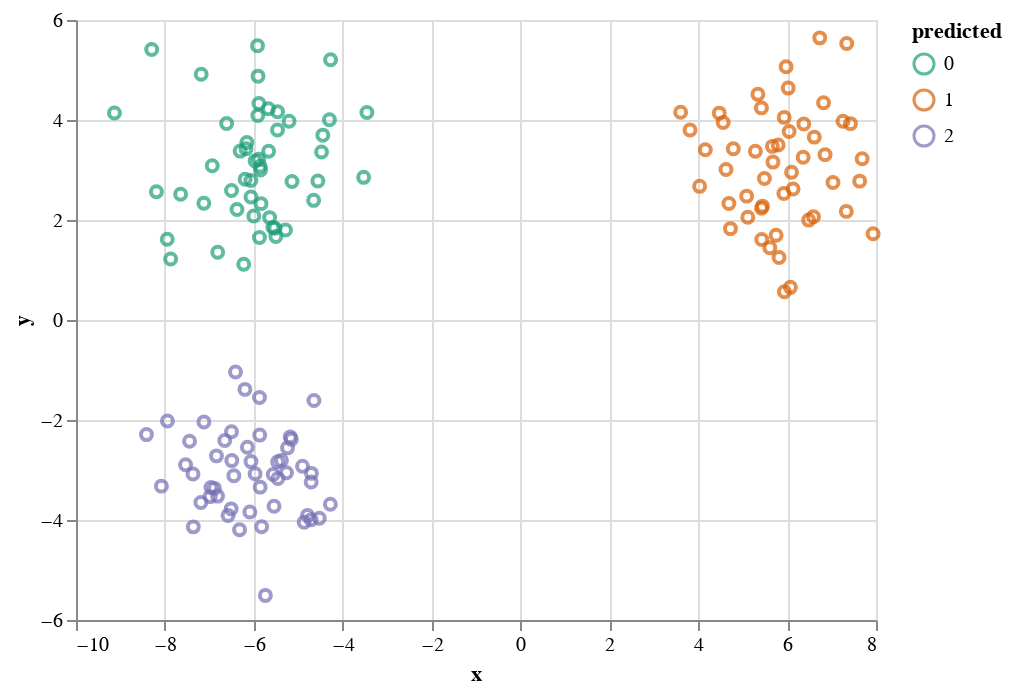

Notebook code for this chart:
### Code cell
seed = 8
data = generate_gmm_data_fixed_means(n=50, means=np.array([[-6,3], [6,3], [-6,-3]]), std=1, seed=seed)
p = AltairPlotter()
p.assignments(data.xs, data.ys)

### Figure 1 — Vega-Lite specification as saved in the notebook (floating-point values rounded to 4 significant figures; data arrays with more than 128 entries replaced by an {"elided": "..."} marker saying what was removed)
{"config": {"view": {"continuousWidth": 400, "continuousHeight": 300}}, "data": {"name": "data-3602ccb531ac2946e6400df4c19fe591"}, "mark": "point", "encoding": {"color": {"type": "nominal", "field": "predicted", "scale": {"scheme": "dark2"}}, "x": {"type": "quantitative", "field": "x"}, "y": {"type": "quantitative", "field": "y"}}, "$schema": "https://vega.github.io/schema/vega-lite/v4.8.1.json", "datasets": {"data-3602ccb531ac2946e6400df4c19fe591": {"elided": "150 records"}}}
